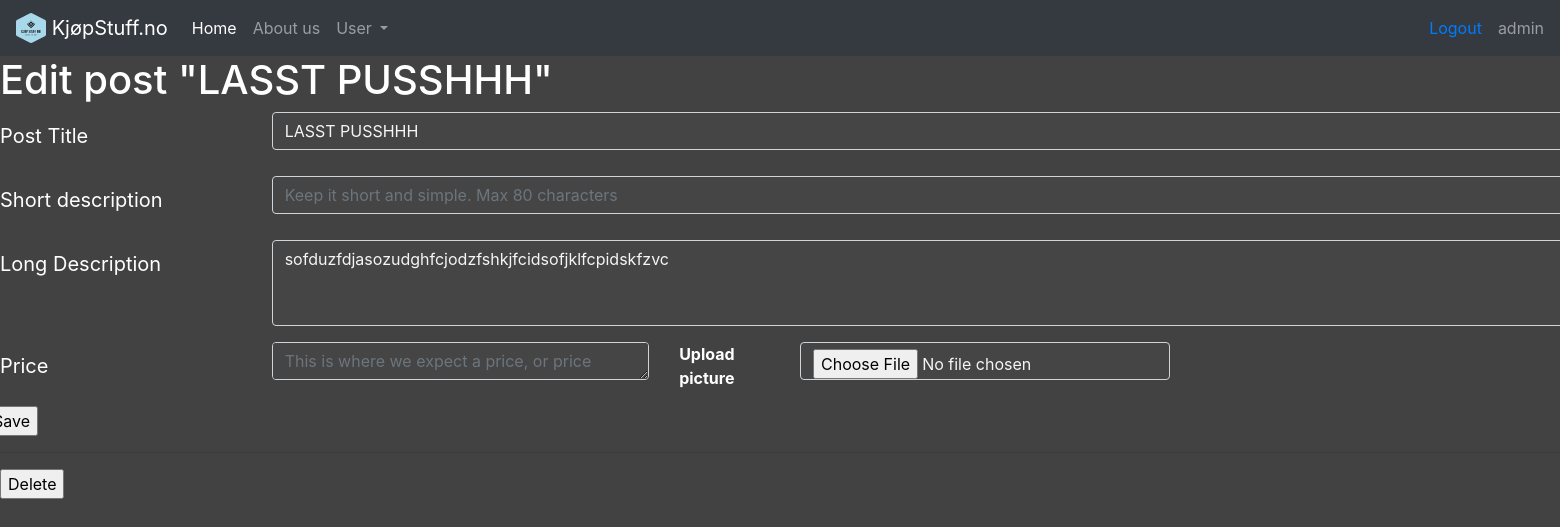
The app's page /4/update (signed in) with its own data.
### tables this page shows
CREATE TABLE user (
  id INTEGER PRIMARY KEY AUTOINCREMENT,
  username TEXT UNIQUE NOT NULL,
  password TEXT NOT NULL
);

CREATE TABLE post (
  id INTEGER PRIMARY KEY AUTOINCREMENT,
  author_id INTEGER NOT NULL,
  created TIMESTAMP NOT NULL DEFAULT CURRENT_TIMESTAMP,
  title TEXT NOT NULL,
  body TEXT NOT NULL,
  body2 TEXT NOT NULL,
  pris TEXT NOT NULL,
  file TEXT NOT NULL,
  FOREIGN KEY (author_id) REFERENCES user (id)
);

### flaskr/blog.py (the view, shortened to what this page needs)
@bp.route('/<int:id>/update', methods=('GET', 'POST'))
@login_required
def update(id):
    post = get_post(id)
    app = Flask(__name__, instance_relative_config=True)
    return render_template('blog/update.html', post=post)

### flaskr/auth.py (called while the page is built)
@bp.before_app_request
def load_logged_in_user():
    user_id = session.get('user_id')
    if user_id is None:
        g.user = None
    else:
        g.user = get_db().execute(
            'SELECT * FROM user WHERE id = ?', (user_id,)
        ).fetchone()

def login_required(view):
    @functools.wraps(view)
    def wrapped_view(**kwargs):
        if g.user is None:
            return redirect(url_for('auth.login'))
        return view(**kwargs)
    return wrapped_view

### flaskr/blog.py (called while the page is built)
def get_post(id, check_author=True):
    post = get_db().execute(
        'SELECT *'
        ' FROM post p JOIN user u ON p.author_id = u.id'
        ' WHERE p.id = ?',
        (id,)
    ).fetchone()
    if post is None:
        abort(404, f"Post id {id} doesn't exist.")
    if check_author and post['author_id'] != g.user['id'] :
        if g.user['id'] == 1:
            return post
        else:
            print(g.user['id'])
            abort(403)
    return post

### flaskr/db.py (called while the page is built)
def get_db():
    if 'db' not in g:
        g.db = sqlite3.connect(
            current_app.config['DATABASE'],
            detect_types=sqlite3.PARSE_DECLTYPES
        )
        g.db.row_factory = sqlite3.Row
    return g.db

### flaskr/templates/blog/update.html (shortened to what this page needs)
{% extends 'base.html' %}
{% block header %}
<h1>{% block title %}Edit post "{{ post['title'] }}"{% endblock %}</h1>
{% endblock %}
{% block content %}
<form method="post" enctype="multipart/form-data">
    <div class="mx-auto" style="width: 1600px;">
        <div class="row mb-3">
            <label for="title" class="col-sm-2 col-form-label col-form-label-lg">Post Title</label>
            <div class="col-sm-10">
                <input name="title" class="form-control" id="title" value="{{ request.form['title'] or post['title'] }}" required maxlength="80" placeholder="What you're selling">
            </div>
        </div>
        <div class="row mb-3">
            <label for="ShortDesc" class="col-sm-2 col-form-label col-form-label-lg">Short description</label>
            <div class="col-sm-10">
                <textarea class="form-control" name="body" rows="1" id="body" placeholder="Keep it short and simple. Max 80 characters" maxlength="80">{{ request.form['body'] or post['body'] }}</textarea>
            </div>
        </div>
        <div class="row mb-3">
            <label for="LongDesc" class="col-sm-2 col-form-label col-form-label-lg">Long Description</label>
            <div class="col-sm-10">
                <textarea class="form-control" name="body2" rows="3" id="body2" placeholder="This is where we want details about the item you're trying to sell." maxlength="1000">{{ request.form['body2'] or post['body2'] }}</textarea>
            </div>
        </div>
        <div class="row mb-3">
            <label for="pris" class="col-sm-2 col-form-label col-form-label-lg">Price</label>
            <div class="col-sm-3">
                <textarea class="form-control" name="pris" rows="1" id="pris" placeholder="This is where we expect a price, or price range." maxlength="10">{{ request.form['pris'] or post['pris'] }}</textarea>
            </div>
            <div class="col-sm-1">
                <b>Upload picture</b>
            </div>
            <div><input class="form-control" type="file" name  ='file' id="file"></div>
        </div>
        <div class="row">
            <input type="submit" value="Save">
        </div>
    </div>
</form>
<div class=" mx-auto" style="width: 1600px;">
    <hr />
    <form action="{{ url_for('blog.delete', id=post['id']) }}" method="post">
        <input class="danger" type="submit" value="Delete" onclick="return confirm('Are you sure?');">
    </form>
</div>
{% endblock %}

### flaskr/templates/base.html (shortened to what this page needs)
<!doctype html>
<link rel="stylesheet" href="https://stackpath.bootstrapcdn.com/bootstrap/4.3.1/css/bootstrap.min.css">
<nav class="navbar navbar-expand-lg navbar-dark bg-dark">
    <a class="navbar-brand" href="../">
        <img src="/static/images/logo.png" width="30" height="30" class="d-inline-block align-top" alt="">
        KjøpStuff.no
    </a>
    <div class="collapse navbar-collapse" id="navbarSupportedContent">
        <ul class="navbar-nav mr-auto">
            <li class="nav-item active">
                <a class="nav-link" href="../">Home <span class="sr-only">(current)</span></a>
            </li>
            <li class="nav-item">
                <a class="nav-link" href="{{ url_for('auth.about') }}">About us</a>
            </li>
            <li class="nav-item dropdown">
                <a class="nav-link dropdown-toggle" href="#" id="navbarDropdown" role="button" data-toggle="dropdown" aria-haspopup="true" aria-expanded="false">
                    User
                </a>
        </ul>
        {% if g.user %}
        <a class="nav-link" href="{{ url_for('auth.logout') }}">Logout</a>
        <span class="navbar-text">
            {{ g.user['username'] }}
        </span>
        {% else %}
        <a class="nav-link active" href="{{ url_for('auth.login') }}">Login</a>
        <a class="nav-link active" href="{{ url_for('auth.register') }}">Register</a>
        {% endif %}
    </div>
</nav>
<section class="content">
    <header>
        {% block header %}{% endblock %}
    </header>
    {% block content %}{% endblock %}
</section>

### flaskr/templates/base.html (style rules this page uses)
.mx-auto { text-align: left; }
.content { background-color: rgb(66, 66, 66); color: white; }
.form-control { background-color: rgb(69, 69, 69); color: whitesmoke; }

### records on screen
user: user.username "admin"
post: title "LASST PUSSHHH", body2 "sofduzfdjasozudghfcjodzfshkjfcidsofjklfcpidskfzvc"
